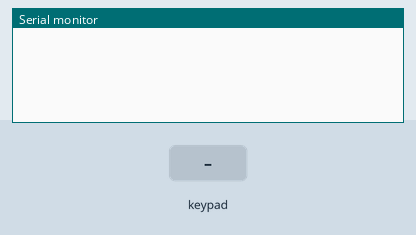
Recording of a sketch running on a simulated Arduino Uno, built with avr-gcc and run on an emulated ATmega328P. On the bench: the last lines printed to the serial monitor. Inputs (shaded band) come from the test bench.

Above: at 1.2 s.
1.3 s: key '0' pressed
At 2.5 s:
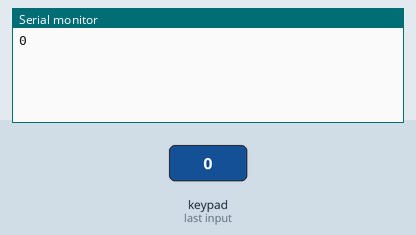
2.8 s: keypad keys 9 8 7 6 A pressed 0.4 s apart
At 4.8 s:
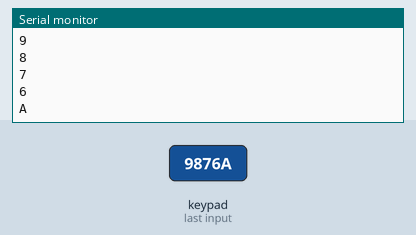
6.3 s: key 'B' pressed
At 7.5 s:
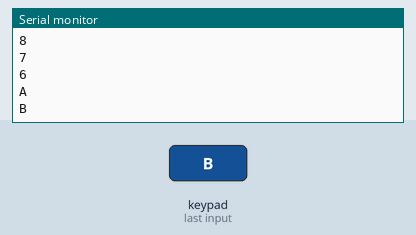
7.8 s: keypad keys 9 8 7 6 D pressed 0.4 s apart
At 10.0 s:
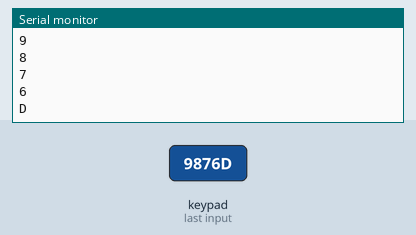
11.3 s: key 'C' pressed
At 12.5 s:
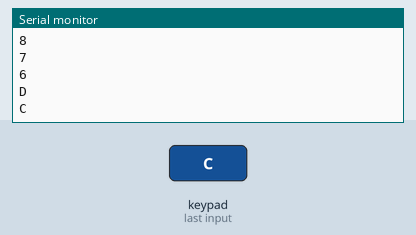
12.8 s: key 'E' pressed
At 13.8 s:
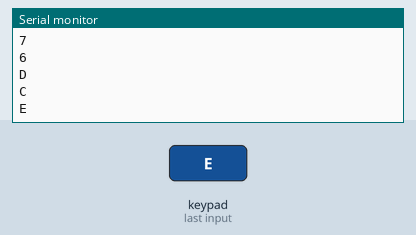
Timing chart, 0 to 15.3 s (numbered marks = the images above; inputs shaded):
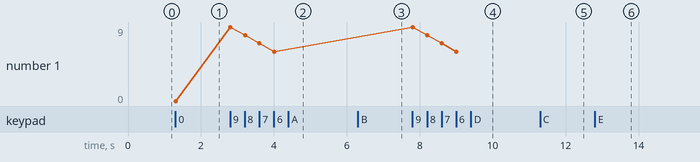

Measured:
- after the input at 1.3 s, the serial monitor: prints a new line at once (image 1)
- after the input at 2.8 s, the serial monitor: prints a new line at once (image 2)
- after the input at 6.3 s, the serial monitor: prints a new line at once (image 3)
- after the input at 7.8 s, the serial monitor: prints a new line at once (image 4)
- after the input at 11.3 s, the serial monitor: prints a new line at once (image 5)
- after the input at 12.8 s, the serial monitor: prints a new line at once (image 6)
- plotted number 1: 0 → 6 after the input at 2.8 s

The sketch:

ID_TOY_led_change_with_button.ino
```cpp
//Baylor Bennett's Code for color changing button led matrix

//neopixel libraries
#include <Adafruit_GFX.h>
#include <Adafruit_NeoMatrix.h>
#include <Adafruit_NeoPixel.h>
//pin for neopix data
#define PIN 12
//for button grid
#include <Keypad.h>

//neomatrix
Adafruit_NeoMatrix matrix = Adafruit_NeoMatrix(4, 4, PIN, //updated for toy project
  NEO_MATRIX_TOP     + NEO_MATRIX_RIGHT +
  NEO_MATRIX_COLUMNS + NEO_MATRIX_PROGRESSIVE,
  NEO_GRB            + NEO_KHZ800);

const uint16_t colors[] = {
  matrix.Color(255, 0, 0), matrix.Color(0, 255, 0), matrix.Color(0, 0, 255) };

//keypad
const byte ROWS = 4; //four rows
const byte COLS = 4; //four columns
//define the cymbols on the buttons of the keypads
char hexaKeys[ROWS][COLS] = {
  {'0','1','2','3'},
  {'4','5','6','7'},
  {'8','9','A','B'},
  {'C','D','E','F'}
};
byte rowPins[ROWS] = {9, 8, 7, 6}; //connect to the row pinouts of the keypad
byte colPins[COLS] = {2, 3, 4, 5}; //connect to the column pinouts of the keypad

//initialize an instance of class NewKeypad
Keypad customKeypad = Keypad( makeKeymap(hexaKeys), rowPins, colPins, ROWS, COLS);

void setup(){
  Serial.begin(9600);
}

void loop(){
  char customKey = customKeypad.getKey();

  if (customKey){
    Serial.println(customKey);
  }
}
```
